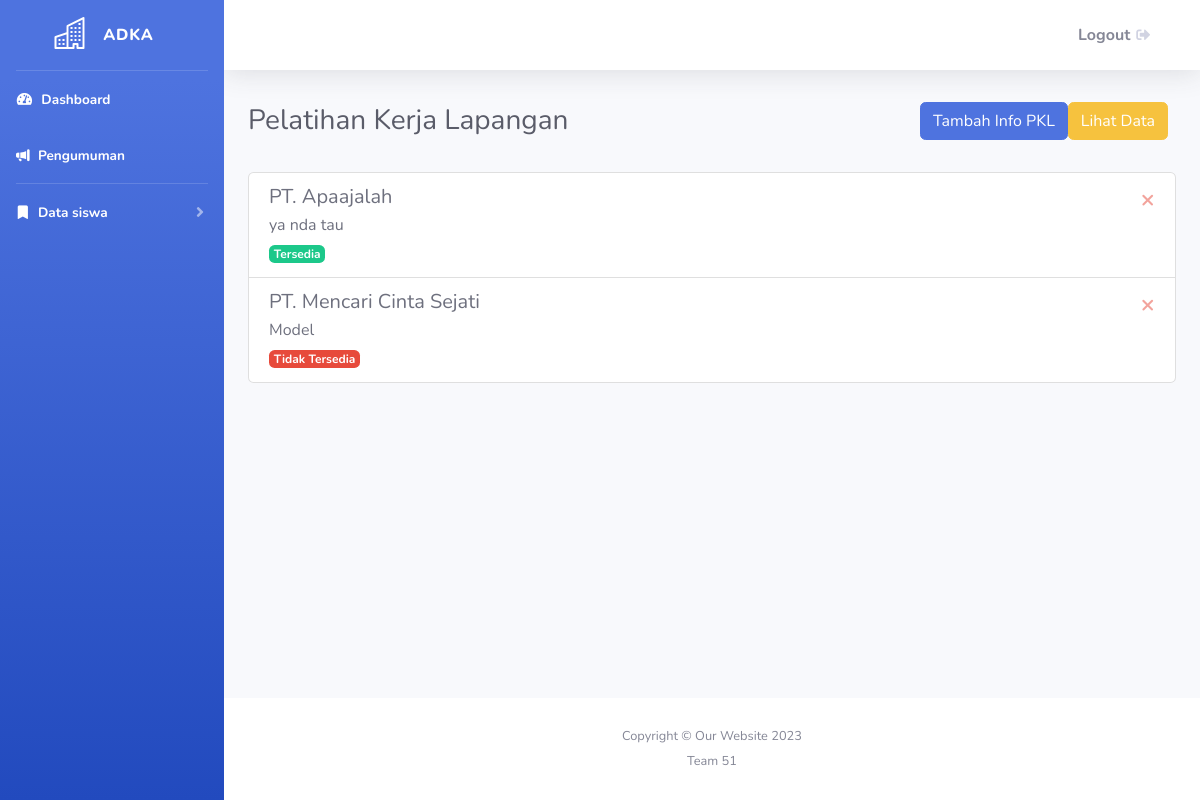
Screenshot of /public/Pkl (signed in) with the database file from the repository.
### tables this page shows
CREATE TABLE `tbl_sas_pkl` (
  `id_info` int(11) NOT NULL,
  `id_admin` int(11) NOT NULL,
  `title_info` varchar(50) NOT NULL,
  `deks_info` varchar(50) NOT NULL,
  `jml_pendaftar` int(11) NOT NULL,
  `created_by` int(11) NOT NULL,
  `created_at` timestamp NOT NULL DEFAULT current_timestamp()
);

### app/core/Controller.php (called while the page is built, shortened)
<?php
class Controller {
    public function view($view, $data = [])
    {
        require_once '../app/views/' . $view . '.php';
    }
    public function model($model)
    {
        return new $model;
    }
}

### app/controllers/Pkl.php (called while the page is built, shortened)
<?php
class Pkl extends Controller {
    public function index()
    {
        $data['judul'] = 'Pelatihan Kerja Lapangan';
        $data['nama'] = $this->model('User_model')->getUser();
        $data['pkl'] = $this->model('Pkl_model')->getPkl();
        $idInfo = !empty($data['pkl']) ? $data['pkl'][0]['id_info'] : null;
        $data['jumlahPendaftar'] = $this->model('Pkl_model')->countPendaftar($idInfo);
        $this->view('pkl/index', $data);
    }
}

### app/core/App.php (called while the page is built, shortened)
<?php
class App {
    protected $method = 'index';
    protected $params = [];
    public function __construct()
    {
        $this->controller = new $this->controller;
        call_user_func_array([$this->controller, $this->method], $this->params);
    }
}

### public/index.php (called while the page is built, shortened)
<?php
$app = new App();
?>

### app/core/Database.php (called while the page is built, shortened)
<?php
class Database {
    private $host = DB_HOST;
    private $user = DB_USER;
    private $pass = DB_PASS;
    private $db_name = DB_NAME;
    private $dbh;
    private $stmt;
    public function __construct()
    {
        $dsn = 'mysql:host=' . $this->host . ';dbname=' . $this->db_name;
        $option = [
            PDO::ATTR_PERSISTENT => true,
            PDO::ATTR_ERRMODE => PDO::ERRMODE_EXCEPTION
        ];
        try {
            $this->dbh = new PDO($dsn, $this->user, $this->pass, $option);
        } catch(PDOException $e) {
            die($e->getMessage());
        }
    }
    public function query($query)
    {
        $this->stmt = $this->dbh->prepare($query);
    }
    public function bind($param, $value, $type = null)
    {
        if( is_null($type) ) {
            switch( true ) {
                case is_int($value) :
                    $type = PDO::PARAM_INT;
                    break;
            }
        }
        $this->stmt->bindValue($param, $value, $type);
    }
    public function execute()
    {
        $this->stmt->execute();
    }
    public function resultSet()
    {
        $this->execute();
        return $this->stmt->fetchAll(PDO::FETCH_ASSOC);
    }
}

### app/models/Pkl_model.php (called while the page is built, shortened)
<?php
class pkl_model {
    private $table = 'tbl_sas_pkl';
    private $db;
    public function __construct()
    {
        $this->db = new Database;
    }
    public function getPkl() {
        $this->db->query('SELECT * FROM ' . $this->table);
        return $this->db->resultSet();
    }
    public function countPendaftar($id)
    {
        $query = "SELECT COUNT(*) as total FROM `tbl_pkl_daftar` WHERE id_info = :id_info";
        $this->db->query($query);
        $this->db->bind('id_info', $id);
        $this->db->execute();
        return $this->db->single()['total'];
    }
}
?>

### app/views/pkl/index.php (the view, shortened to what this page needs)
<div class="container-fluid">
    <div class="d-sm-flex align-items-center justify-content-between mb-4">
        <h1 class="h3 mb-0 text-gray-800">Pelatihan Kerja Lapangan</h1>
        <div class="d-inline-flex p-2">
            <?php if (isset($_SESSION['email'])) :?>
                <button type="button" class="btn btn-primary" data-toggle="modal" data-target="#exampleModal">
                    Tambah Info PKL
                </button>
            <?php endif;?>
            <?php if (isset($_SESSION['email']) && !empty($data['pkl'])) : ?>
                <?php $firstPkl = $data['pkl'][0]; ?>
                <?php if (isset($firstPkl['id_info'])) : ?>
                    <button type="button" onclick="lihatData()" class="btn btn-warning" id="downloadButton">
                        Lihat Data
                    </button>
                <?php endif; ?>
        <?php endif; ?>
        </div>
    </div>
    <div class="list-group mt-4">
        <?php foreach ($data['pkl'] as $pkl) : ?>
            <?php if ($pkl['jumlahPendaftar'] < $pkl['jml_pendaftar']) : ?>
                <a href="<?= isset($_SESSION['siswa']) ? BASEURL . "/pkl/daftar/" . $pkl['id_info'] : '#' ?>" class="list-group-item list-group-item-action flex-column align-items-start">
                    <div class="d-flex w-100 justify-content-between">
                        <h5 class="mb-1"><?= $pkl['title_info']; ?></h5>
                        <?php if (isset($_SESSION['email'])) : ?>
                            <button type="button" class="close text-danger" aria-label="Close" onclick="hapusData('<?= $pkl['id_info']; ?>')">
                                <span aria-hidden="true">&times;</span>
                            </button>
                        <?php endif; ?>
                    </div>
                    <p class="mb-1"><?= $pkl['deks_info']; ?></p>
                    <span class="badge badge-success">Tersedia</span>
                </a>
            <?php endif; ?>
        <?php endforeach; ?>
        <?php foreach ($data['pkl'] as $pkl) : ?>
            <?php if ($pkl['jumlahPendaftar'] >= $pkl['jml_pendaftar']) : ?>
                <a href="<?= isset($_SESSION['siswa']) ? BASEURL . "/pkl/daftar/" . $pkl['id_info'] : '#' ?>" class="list-group-item list-group-item-action flex-column align-items-start">
                    <div class="d-flex w-100 justify-content-between">
                        <h5 class="mb-1"><?= $pkl['title_info']; ?></h5>
                        <?php if (isset($_SESSION['email'])) : ?>
                            <button type="button" class="close text-danger" aria-label="Close" onclick="hapusData('<?= $pkl['id_info']; ?>')">
                                <span aria-hidden="true">&times;</span>
                            </button>
                        <?php endif; ?>
                    </div>
                    <p class="mb-1"><?= $pkl['deks_info']; ?></p>
                    <span class="badge badge-danger">Tidak Tersedia</span>
                </a>
            <?php endif; ?>
        <?php endforeach; ?>
    </div>
</div>

### rows the page displays
tbl_sas_pkl: title_info "PT. Apaajalah", deks_info "ya nda tau"
tbl_sas_pkl: title_info "PT. Mencari Cinta Sejati", deks_info "Model"
